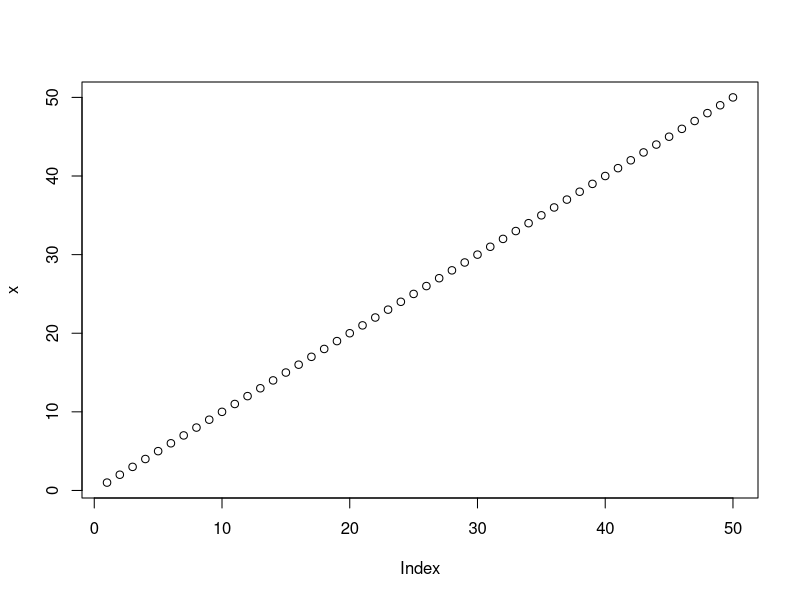
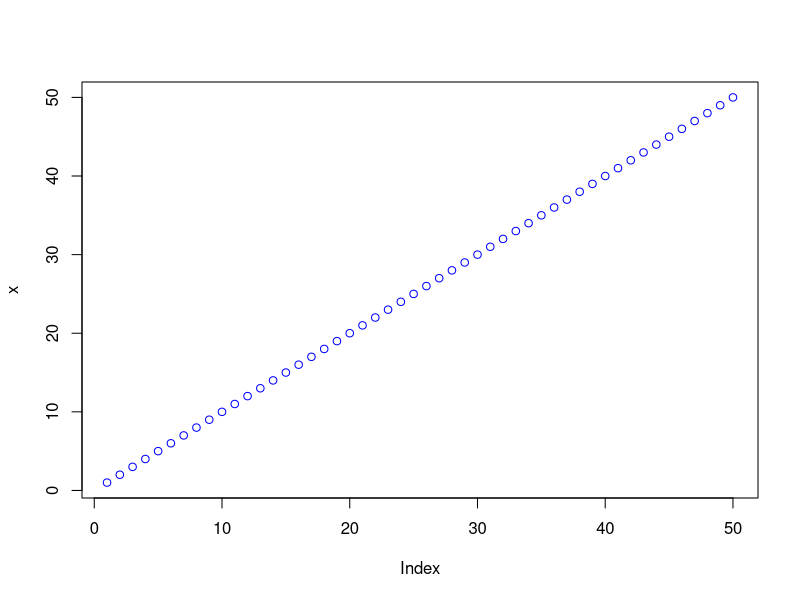

The R script that drew these images, in order:
#' ---
#' title: "Class 4 Lab"
#' author: "Mari Williams (PID: A15858833)" 
#' ---
x <- 1:50
plot(x)
plot(x, col="blue")

log(10)
log(10,2)